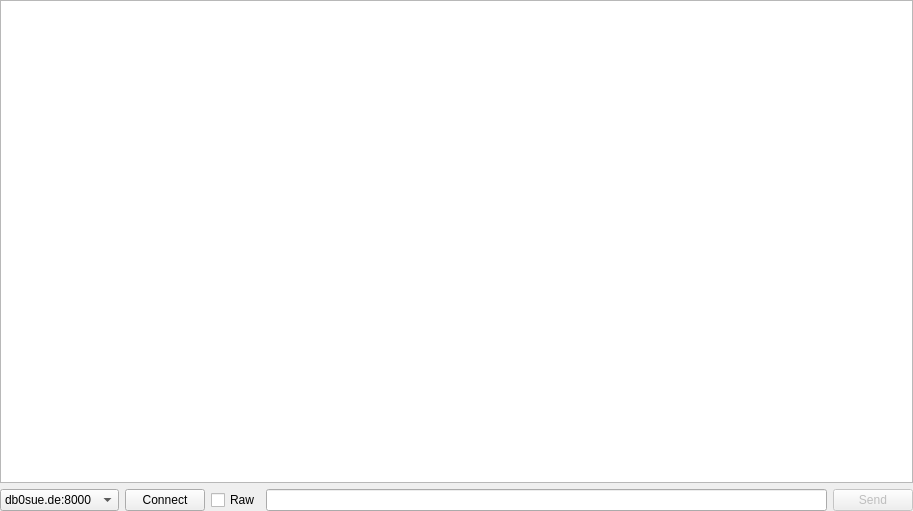
<?xml version="1.0" encoding="UTF-8"?>
<ui version="4.0">
 <class>DxWidget</class>
 <widget class="QWidget" name="DxWidget">
  <property name="geometry">
   <rect>
    <x>0</x>
    <y>0</y>
    <width>913</width>
    <height>511</height>
   </rect>
  </property>
  <property name="windowTitle">
   <string>Form</string>
  </property>
  <layout class="QVBoxLayout" name="verticalLayout">
   <property name="leftMargin">
    <number>0</number>
   </property>
   <property name="topMargin">
    <number>0</number>
   </property>
   <property name="rightMargin">
    <number>0</number>
   </property>
   <property name="bottomMargin">
    <number>0</number>
   </property>
   <item>
    <widget class="QStackedWidget" name="stack">
     <property name="currentIndex">
      <number>0</number>
     </property>
     <widget class="QWidget" name="page">
      <layout class="QGridLayout" name="gridLayout">
       <property name="leftMargin">
        <number>0</number>
       </property>
       <property name="topMargin">
        <number>0</number>
       </property>
       <property name="rightMargin">
        <number>0</number>
       </property>
       <property name="bottomMargin">
        <number>0</number>
       </property>
       <item row="0" column="0">
        <widget class="QTableView" name="dxTable">
         <property name="alternatingRowColors">
          <bool>true</bool>
         </property>
         <property name="selectionMode">
          <enum>QAbstractItemView::SingleSelection</enum>
         </property>
         <property name="selectionBehavior">
          <enum>QAbstractItemView::SelectRows</enum>
         </property>
         <property name="horizontalScrollMode">
          <enum>QAbstractItemView::ScrollPerPixel</enum>
         </property>
         <attribute name="verticalHeaderVisible">
          <bool>false</bool>
         </attribute>
        </widget>
       </item>
      </layout>
     </widget>
     <widget class="QWidget" name="page_2">
      <layout class="QGridLayout" name="gridLayout_2">
       <property name="leftMargin">
        <number>0</number>
       </property>
       <property name="topMargin">
        <number>0</number>
       </property>
       <property name="rightMargin">
        <number>0</number>
       </property>
       <property name="bottomMargin">
        <number>0</number>
       </property>
       <item row="0" column="0">
        <widget class="QPlainTextEdit" name="log">
         <property name="readOnly">
          <bool>true</bool>
         </property>
         <property name="plainText">
          <string notr="true"/>
         </property>
        </widget>
       </item>
      </layout>
     </widget>
    </widget>
   </item>
   <item>
    <layout class="QHBoxLayout" name="horizontalLayout">
     <item>
      <widget class="QComboBox" name="serverSelect">
       <property name="currentText">
        <string notr="true">db0sue.de:8000</string>
       </property>
       <property name="sizeAdjustPolicy">
        <enum>QComboBox::AdjustToContents</enum>
       </property>
       <item>
        <property name="text">
         <string>db0sue.de:8000</string>
        </property>
       </item>
      </widget>
     </item>
     <item>
      <widget class="QPushButton" name="connectButton">
       <property name="text">
        <string>Connect</string>
       </property>
      </widget>
     </item>
     <item>
      <widget class="QCheckBox" name="rawCheckBox">
       <property name="text">
        <string>Raw</string>
       </property>
      </widget>
     </item>
     <item>
      <widget class="QLineEdit" name="commandEdit"/>
     </item>
     <item>
      <widget class="QPushButton" name="sendButton">
       <property name="enabled">
        <bool>false</bool>
       </property>
       <property name="text">
        <string>Send</string>
       </property>
      </widget>
     </item>
    </layout>
   </item>
  </layout>
 </widget>
 <resources/>
 <connections>
  <connection>
   <sender>sendButton</sender>
   <signal>clicked()</signal>
   <receiver>DxWidget</receiver>
   <slot>send()</slot>
   <hints>
    <hint type="sourcelabel">
     <x>504</x>
     <y>287</y>
    </hint>
    <hint type="destinationlabel">
     <x>367</x>
     <y>149</y>
    </hint>
   </hints>
  </connection>
  <connection>
   <sender>connectButton</sender>
   <signal>clicked()</signal>
   <receiver>DxWidget</receiver>
   <slot>toggleConnect()</slot>
   <hints>
    <hint type="sourcelabel">
     <x>696</x>
     <y>287</y>
    </hint>
    <hint type="destinationlabel">
     <x>367</x>
     <y>149</y>
    </hint>
   </hints>
  </connection>
  <connection>
   <sender>commandEdit</sender>
   <signal>returnPressed()</signal>
   <receiver>DxWidget</receiver>
   <slot>send()</slot>
   <hints>
    <hint type="sourcelabel">
     <x>230</x>
     <y>286</y>
    </hint>
    <hint type="destinationlabel">
     <x>367</x>
     <y>149</y>
    </hint>
   </hints>
  </connection>
  <connection>
   <sender>rawCheckBox</sender>
   <signal>stateChanged(int)</signal>
   <receiver>DxWidget</receiver>
   <slot>rawModeChanged()</slot>
   <hints>
    <hint type="sourcelabel">
     <x>268</x>
     <y>494</y>
    </hint>
    <hint type="destinationlabel">
     <x>456</x>
     <y>255</y>
    </hint>
   </hints>
  </connection>
 </connections>
 <slots>
  <slot>send()</slot>
  <slot>toggleConnect()</slot>
  <slot>rawModeChanged()</slot>
 </slots>
</ui>
